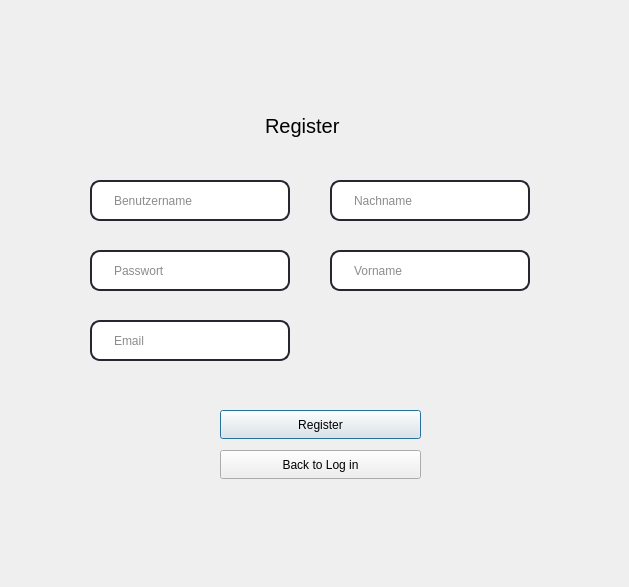
<?xml version="1.0" encoding="UTF-8"?>
<ui version="4.0">
 <class>registerdia</class>
 <widget class="QDialog" name="registerdia">
  <property name="geometry">
   <rect>
    <x>0</x>
    <y>0</y>
    <width>629</width>
    <height>587</height>
   </rect>
  </property>
  <property name="windowTitle">
   <string>Dialog</string>
  </property>
  <widget class="QLabel" name="OutputName">
   <property name="geometry">
    <rect>
     <x>240</x>
     <y>100</y>
     <width>151</width>
     <height>51</height>
    </rect>
   </property>
   <property name="maximumSize">
    <size>
     <width>16777215</width>
     <height>16777215</height>
    </size>
   </property>
   <property name="font">
    <font>
     <pointsize>15</pointsize>
    </font>
   </property>
   <property name="autoFillBackground">
    <bool>false</bool>
   </property>
   <property name="styleSheet">
    <string notr="true">QLabel{
padding-left: 20px;
padding-right:20px;
height: 40px;
width: 40px;s
}</string>
   </property>
   <property name="text">
    <string>Register</string>
   </property>
  </widget>
  <widget class="QLineEdit" name="passwordInput">
   <property name="geometry">
    <rect>
     <x>90</x>
     <y>250</y>
     <width>200</width>
     <height>41</height>
    </rect>
   </property>
   <property name="minimumSize">
    <size>
     <width>200</width>
     <height>40</height>
    </size>
   </property>
   <property name="styleSheet">
    <string notr="true">QLineEdit{
border: 2px solid rgb(37,39,48);
border-radius: 10px;
color: rgb(26, 26, 26);
padding-left: 20px;
padding-right:20px;
height: 40px;
width: 40px;
border-bottom: 2px solid rgb(37,39,48);
border-bottom-left-radius: 10px; 
border-bottom-right-radius: 10px;
}</string>
   </property>
   <property name="text">
    <string/>
   </property>
   <property name="placeholderText">
    <string>Passwort</string>
   </property>
  </widget>
  <widget class="QLineEdit" name="BenutzernameInput">
   <property name="geometry">
    <rect>
     <x>90</x>
     <y>180</y>
     <width>200</width>
     <height>41</height>
    </rect>
   </property>
   <property name="minimumSize">
    <size>
     <width>200</width>
     <height>40</height>
    </size>
   </property>
   <property name="styleSheet">
    <string notr="true">QLineEdit{
border: 2px solid rgb(37,39,48);
border-radius: 10px;
color: rgb(26, 26, 26);
padding-left: 20px;
padding-right:20px;
height: 40px;
width: 40px;
border-bottom: 2px solid rgb(37,39,48);
border-bottom-left-radius: 10px; 
border-bottom-right-radius: 10px;
}</string>
   </property>
   <property name="text">
    <string/>
   </property>
   <property name="placeholderText">
    <string>Benutzername</string>
   </property>
  </widget>
  <widget class="QPushButton" name="RegisterButton">
   <property name="geometry">
    <rect>
     <x>220</x>
     <y>410</y>
     <width>201</width>
     <height>29</height>
    </rect>
   </property>
   <property name="text">
    <string>Register</string>
   </property>
  </widget>
  <widget class="QLineEdit" name="vornameInput">
   <property name="geometry">
    <rect>
     <x>330</x>
     <y>250</y>
     <width>200</width>
     <height>41</height>
    </rect>
   </property>
   <property name="minimumSize">
    <size>
     <width>200</width>
     <height>40</height>
    </size>
   </property>
   <property name="styleSheet">
    <string notr="true">QLineEdit{
border: 2px solid rgb(37,39,48);
border-radius: 10px;
color: rgb(26, 26, 26);
padding-left: 20px;
padding-right:20px;
height: 40px;
width: 40px;
border-bottom: 2px solid rgb(37,39,48);
border-bottom-left-radius: 10px; 
border-bottom-right-radius: 10px;
}</string>
   </property>
   <property name="text">
    <string/>
   </property>
   <property name="placeholderText">
    <string>Vorname</string>
   </property>
  </widget>
  <widget class="QLineEdit" name="NachnameInput">
   <property name="geometry">
    <rect>
     <x>330</x>
     <y>180</y>
     <width>200</width>
     <height>41</height>
    </rect>
   </property>
   <property name="minimumSize">
    <size>
     <width>200</width>
     <height>40</height>
    </size>
   </property>
   <property name="styleSheet">
    <string notr="true">QLineEdit{
border: 2px solid rgb(37,39,48);
border-radius: 10px;
color: rgb(26, 26, 26);
padding-left: 20px;
padding-right:20px;
height: 40px;
width: 40px;
border-bottom: 2px solid rgb(37,39,48);
border-bottom-left-radius: 10px; 
border-bottom-right-radius: 10px;
}</string>
   </property>
   <property name="text">
    <string/>
   </property>
   <property name="placeholderText">
    <string>Nachname</string>
   </property>
  </widget>
  <widget class="QLineEdit" name="emailInput">
   <property name="geometry">
    <rect>
     <x>90</x>
     <y>320</y>
     <width>200</width>
     <height>41</height>
    </rect>
   </property>
   <property name="minimumSize">
    <size>
     <width>200</width>
     <height>40</height>
    </size>
   </property>
   <property name="styleSheet">
    <string notr="true">QLineEdit{
border: 2px solid rgb(37,39,48);
border-radius: 10px;
color: rgb(26, 26, 26);
padding-left: 20px;
padding-right:20px;
height: 40px;
width: 40px;
border-bottom: 2px solid rgb(37,39,48);
border-bottom-left-radius: 10px; 
border-bottom-right-radius: 10px;
}</string>
   </property>
   <property name="text">
    <string/>
   </property>
   <property name="placeholderText">
    <string>Email</string>
   </property>
  </widget>
  <widget class="QPushButton" name="BacktoLoginButton">
   <property name="geometry">
    <rect>
     <x>220</x>
     <y>450</y>
     <width>201</width>
     <height>29</height>
    </rect>
   </property>
   <property name="text">
    <string>Back to Log in</string>
   </property>
  </widget>
 </widget>
 <resources/>
 <connections/>
</ui>
